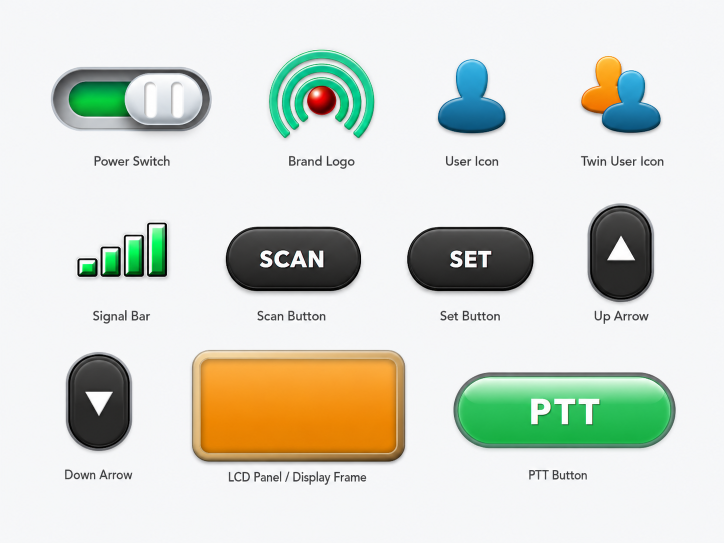
#> input picture ChatGPT Image 7 Jun 2026, 21.23.15.png, 1448 x 1086 px, given in place of media__1782288009562.jpg, which was not available (shown at 1/2 size)
$ python re_extract_perfect.py
#> lines starting #> are read from the running program, lines starting #| are printed output that depends on the picture; after the words box and inside, x2 and y2 are one past the last pixel; in counts of white or black regions, pixels touching at a corner belong together; pictures that were not available may be replaced by others from this repository, and a replacement may not be noted
import os
import numpy as np
from PIL import Image
from skimage.measure import label, regionprops
from scipy.ndimage import distance_transform_edt

input_path = r"C:\Users\ASUS\.gemini\antigravity-ide\brain\e20f5104-4c23-4d49-adce-5d66f99860a3\media__1782288009562.jpg"
output_dir = "src/assets"

icon_names = [
    'icon_moderator.png',
    'icon_operator.png',
    'icon_voice.png',
    'icon_controlled.png',
    'icon_wait.png',
    'icon_silent.png'
]

img = Image.open(input_path).convert("RGBA")
img_np = np.array(img)

r, g, b = img_np[:, :, 0], img_np[:, :, 1], img_np[:, :, 2]
foreground = (r < 240) | (g < 240) | (b < 240)
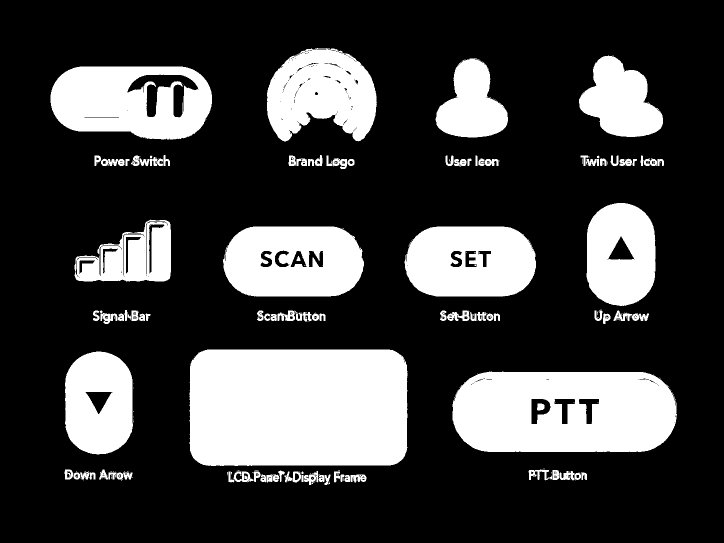
#> foreground: shape (1086, 1448) bool (shown at 1/2 size); 25.5% white; 263 white regions (169 under 20 px), largest, box (x1, y1, x2, y2) and area: (379, 699, 815, 932) 99505, (905, 744, 1354, 904) 63471, (101, 133, 424, 279) 35209

left_mask = np.zeros_like(foreground)
left_mask[:, 0:130] = True
foreground = foreground & left_mask
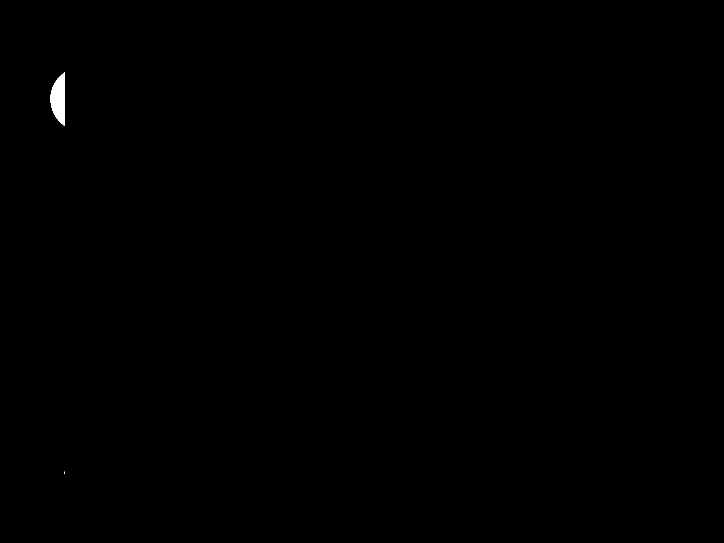
#> foreground: shape (1086, 1448) bool (shown at 1/2 size); 0.14% white; 2 white regions (1 under 20 px)

labeled = label(foreground)
#> labeled: shape (1086, 1448) int32; 3 distinct labels, from 0 to 2
regions = regionprops(labeled)
#> regions = 2 regions; box (x1, y1, x2, y2) and area: (101, 145, 130, 252) 2215, (129, 943, 130, 948) 5

valid_regions = [r for r in regions if r.area > 100]
#> valid_regions = 1 regions; box (x1, y1, x2, y2) and area: (101, 145, 130, 252) 2215
valid_regions.sort(key=lambda r: r.area, reverse=True)
top_6 = valid_regions[:6]
#> top_6 has the same summary as valid_regions
top_6.sort(key=lambda r: r.bbox[0])

for i, region in enumerate(top_6):
    if i >= len(icon_names): break
    name = icon_names[i]
    min_row, min_col, max_row, max_col = region.bbox

    pad = 4
    min_row = max(0, min_row - pad)
    min_col = max(0, min_col - pad)
    max_row = min(img_np.shape[0], max_row + pad)
    max_col = min(img_np.shape[1], max_col + pad)

    cropped_np = img_np[min_row:max_row, min_col:max_col].copy()

    c_r = cropped_np[:,:,0].astype(float)
    c_g = cropped_np[:,:,1].astype(float)
    c_b = cropped_np[:,:,2].astype(float)

    # Calculate distance to white to estimate alpha
    # Use max of color channels difference from 255.
    # Because a dark pixel has high difference.
    diff_r = 255 - c_r
    diff_g = 255 - c_g
    diff_b = 255 - c_b
    max_diff = np.maximum.reduce([diff_r, diff_g, diff_b])

    # Thresholds for alpha:
    # If max_diff < 15, it's very close to white -> alpha 0
    # If max_diff > 60, it's solid color -> alpha 255
    alpha_mask = np.clip((max_diff - 15) * (255 / 45), 0, 255).astype(np.uint8)

    solid_mask = alpha_mask == 255
    if not np.any(solid_mask):
        solid_mask = alpha_mask > 200

    dist, indices = distance_transform_edt(~solid_mask, return_indices=True)

    nearest_y = indices[0]
    nearest_x = indices[1]

    clean_r = c_r[nearest_y, nearest_x]
    clean_g = c_g[nearest_y, nearest_x]
    clean_b = c_b[nearest_y, nearest_x]

    cropped_np[:,:,0] = clean_r
    cropped_np[:,:,1] = clean_g
    cropped_np[:,:,2] = clean_b
    cropped_np[:,:,3] = alpha_mask

    out_img = Image.fromarray(cropped_np.astype(np.uint8))
    out_path = os.path.join(output_dir, name)
    out_img.save(out_path)
    print(f"Extracted perfectly clean {name}")
#> this loop made 1 pass
#> (name, min_row, min_col, max_row, max_col, pad) on pass 1: ('icon_moderator.png', 141, 97, 256, 134, 4)
#| Extracted perfectly clean icon_moderator.png
#> solid_mask: shape (115, 37) bool; 57.2% white; 5 black regions (3 under 20 px), largest, box (x1, y1, x2, y2) and area: (0, 0, 37, 115) 1792, (25, 5, 37, 15) 28

wait_path = os.path.join(output_dir, 'icon_wait.png')
wait_ctrl_path = os.path.join(output_dir, 'icon_wait_controlled.png')
img = Image.open(wait_path).convert('RGBA')
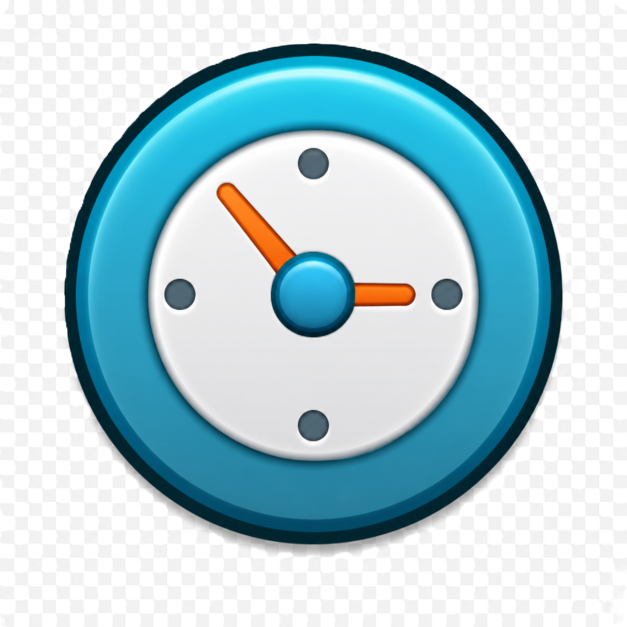
#> input picture kumpulan_icon/icon_wait.png, 1254 x 1254 px, found by its file name (shown at 1/2 size)
#> img is the input picture: PIL image 1254x1254 RGBA; mean R, G, B, A 131.6, 161.2, 169.3, 190.6
data = np.array(img)
r, g, b, a = data[:,:,0], data[:,:,1], data[:,:,2], data[:,:,3]
#> r: shape (1254, 1254)
#> g: shape (1254, 1254)
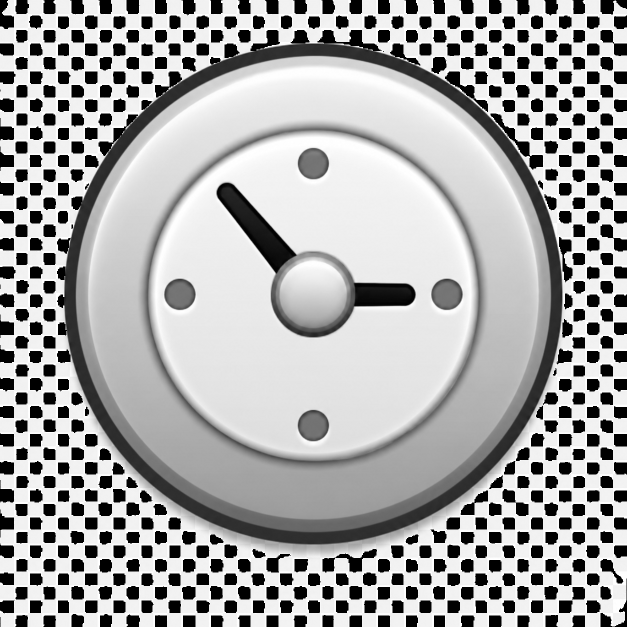
#> b: shape (1254, 1254) (shown at 1/2 size); min 0, max 255, mean 169.3
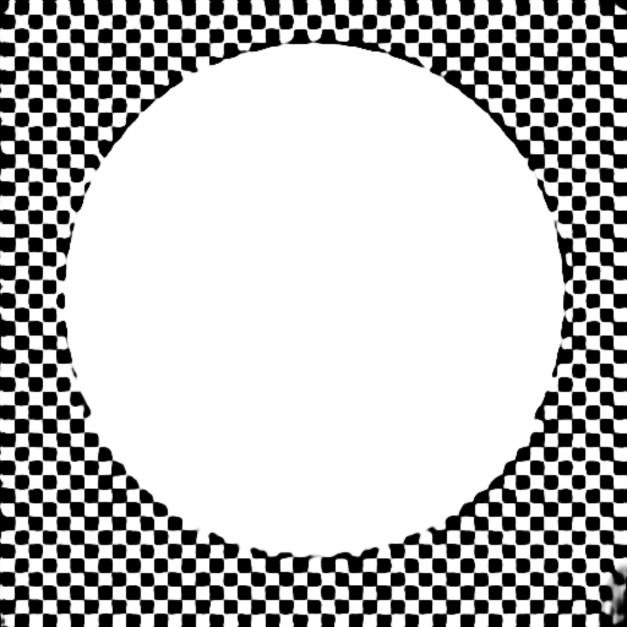
#> a: shape (1254, 1254) (shown at 1/2 size); min 0, max 255, mean 190.6
blue_mask = (b > r) & (a > 0)
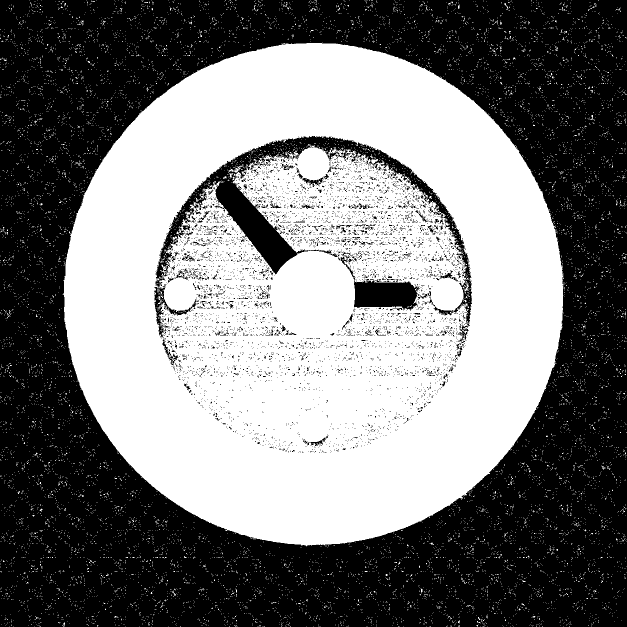
#> blue_mask: shape (1254, 1254) bool (shown at 1/2 size); 47.8% white; 11191 white regions (11173 under 20 px), largest, box (x1, y1, x2, y2) and area: (125, 85, 1128, 1093) 727933, (459, 346, 467, 357) 40, (345, 473, 354, 481) 39
new_data = data.copy()
new_data[blue_mask, 0] = b[blue_mask]
new_data[blue_mask, 2] = r[blue_mask]
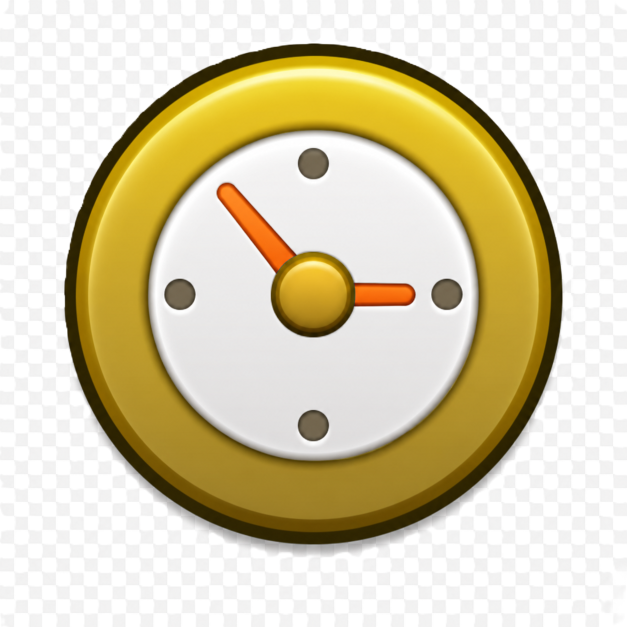
#> new_data: shape (1254, 1254, 4) (shown at 1/2 size); mean R, G, B, A 171.3, 161.2, 129.6, 190.6; transparent parts drawn white
Image.fromarray(new_data).save(wait_ctrl_path)
print("Generated perfect icon_wait_controlled.png")
